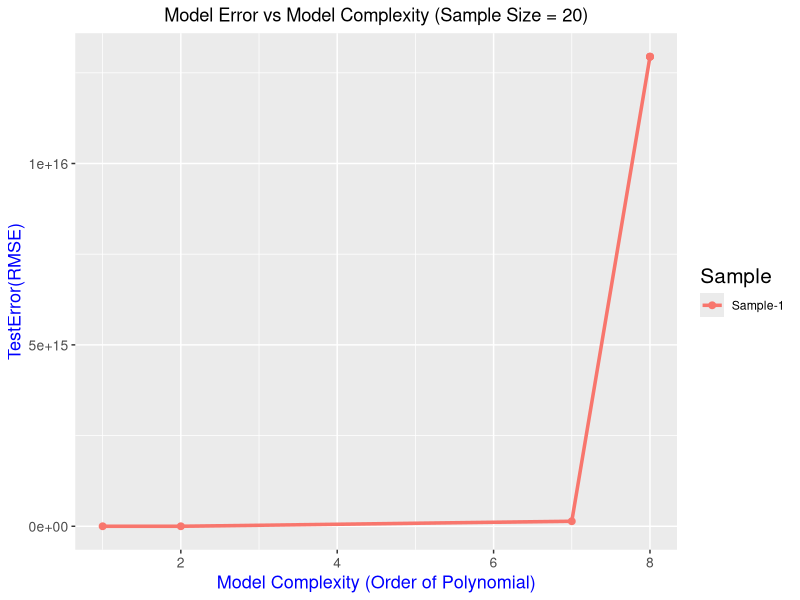
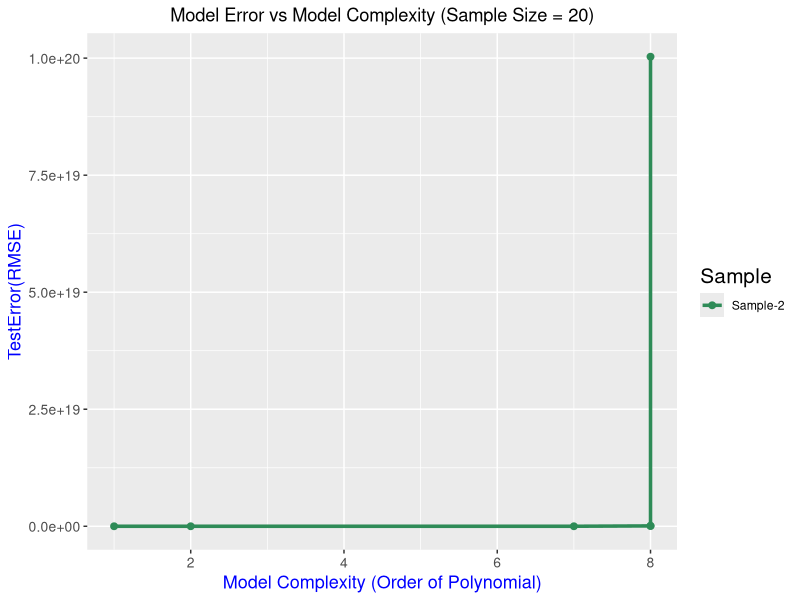
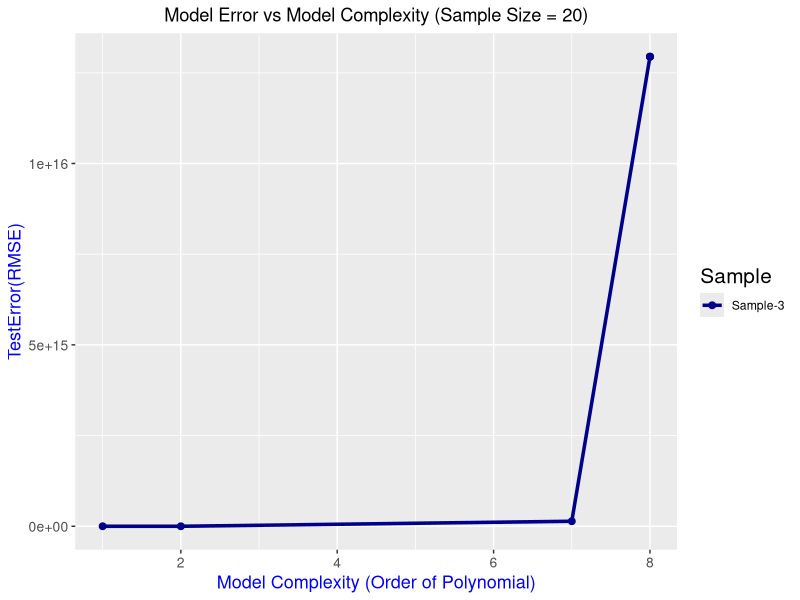
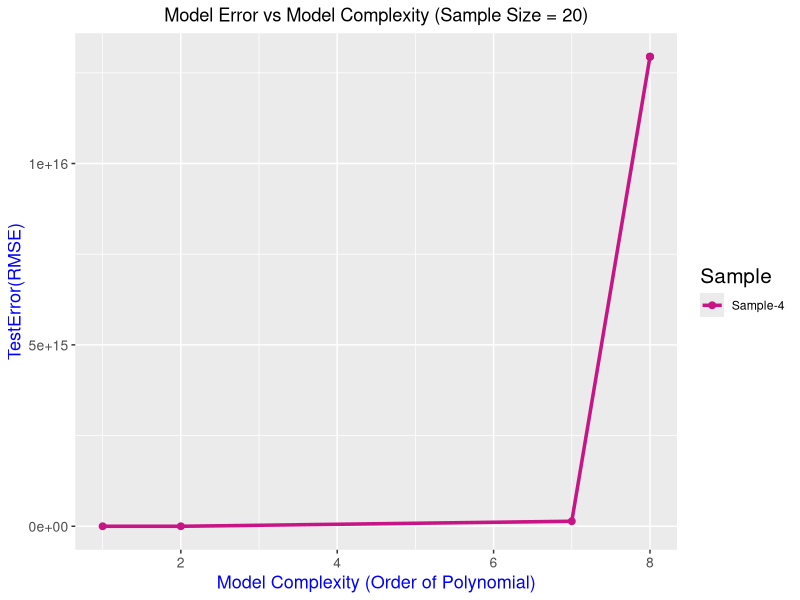
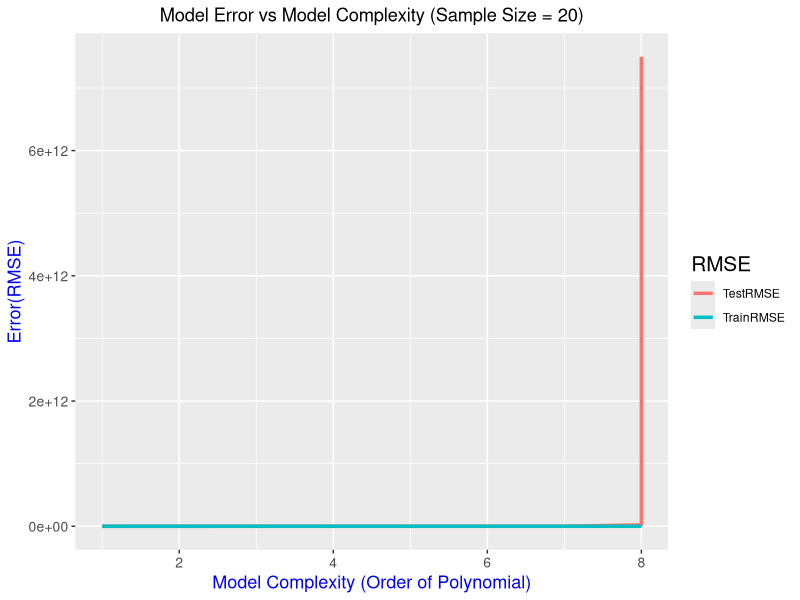
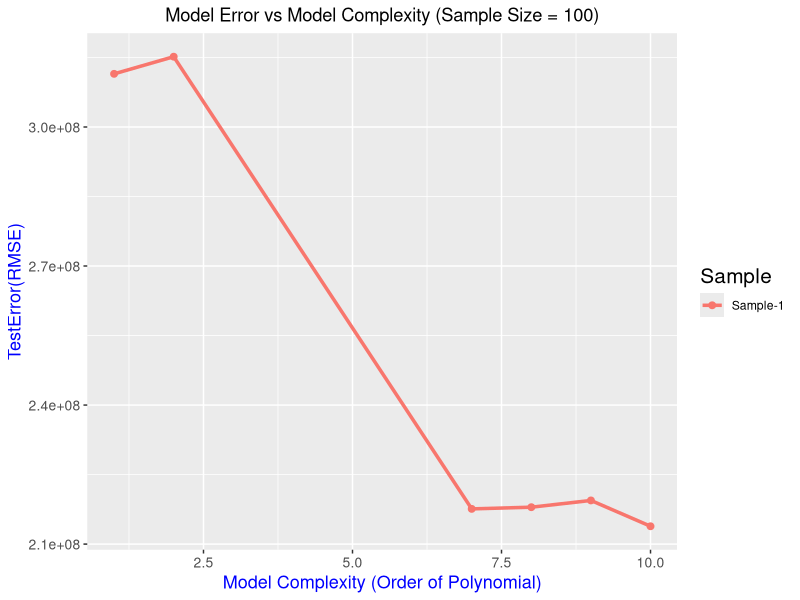
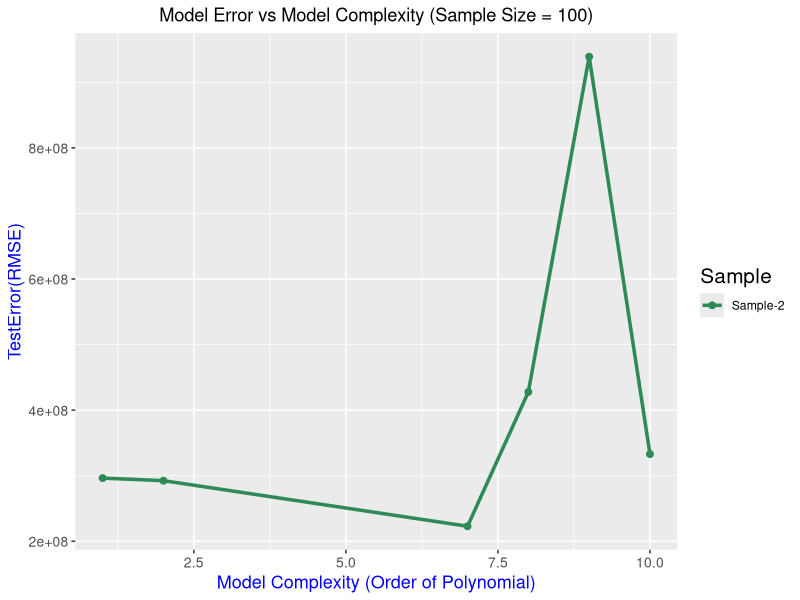
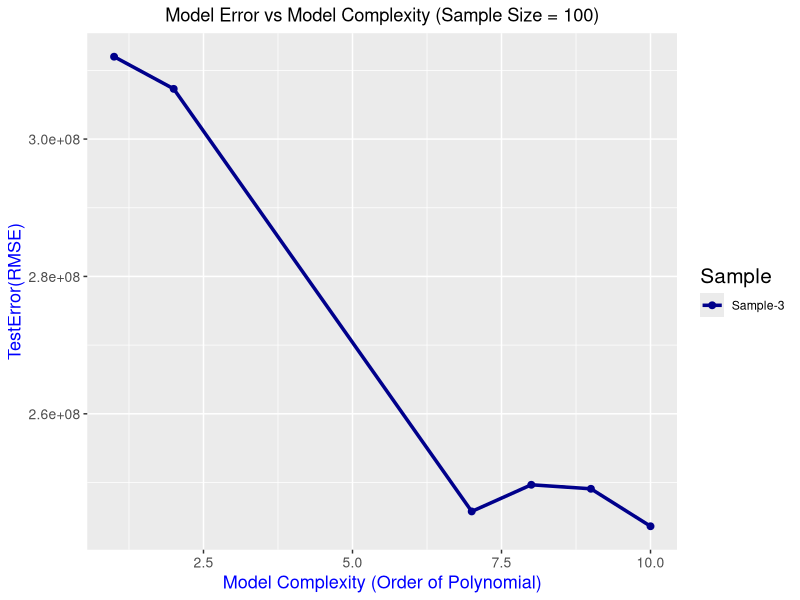

The R script that drew these images, in order:
## Author: NiranjanKumar 

library(ggplot2)

## DATA
set.seed(0)

# Loading the data
region_data = read.csv("Data/region_view.csv")

head(region_data) #Top 5 rows of data

# Names of all columns in the data
names(region_data)

# Dimensions of the data
dim(region_data)

## Splitting the data - Test Observations 50 and Train Observations 1800
rand_data = sample(1:nrow(region_data),50)

test_data = region_data[rand_data,]  #Test data has 50 observations
train_data = region_data[-rand_data,] #Train data has 1800 observations

#=============================================================================================
#=============================================================================================
# OVERFITTING DUE TO INCREASE IN ORDER OF POLYNOMIAL REGRESSION SAMPLE SIZE 20
#=============================================================================================

##Getting 4 Different Samples of Data from training Data - Samples of size 20.
set.seed(2)

##Taking Random Samples with out replacement 4 times for 4 different samples
sample_data_list_20 <- lapply(1: 4, function(i) train_data[sample(1:nrow(train_data),20),])

##============================================================================================
## TAKING FIRST SAMPLE 
sample_train_data <- sample_data_list_20[[1]]

# FITTING THE MODEL OF ORDER 1
m1 <- lm(total_purchase_value ~ clicks, sample_train_data)

# FITTING THE MODERL OF ORDER 2 
m2 <- lm(total_purchase_value ~ clicks + I(clicks^2), sample_train_data)

# FITTING THE MODERL OF ORDER 7
m7 <- lm(total_purchase_value ~ clicks + I(clicks^2) + I(clicks^3) + I(clicks^4) + I(clicks^5) + I(clicks^6) 
         + I(clicks^7), sample_train_data)

# FITTING THE MODERL OF ORDER 8
m8 <- lm(total_purchase_value ~ clicks + I(clicks^2) + I(clicks^3) + I(clicks^4) + I(clicks^5) + I(clicks^6) 
         + I(clicks^7) + I(clicks^8), sample_train_data)

# FITTING THE MODERL OF ORDER 9
m9 <- lm(total_purchase_value ~ clicks + I(clicks^2) + I(clicks^3) + I(clicks^4) + I(clicks^5) + I(clicks^6) 
         + I(clicks^7) + I(clicks^8) + I(clicks^9), sample_train_data)

# FITTING THE MODERL OF ORDER 10
m10 <- lm(total_purchase_value ~ clicks + I(clicks^2) + I(clicks^3) + I(clicks^4) + I(clicks^5) + I(clicks^6) 
         + I(clicks^7) + I(clicks^8) + I(clicks^9)+ I(clicks^10), sample_train_data)

lst_models = list(m1, m2, m7, m8, m9, m10)
model_complexity = c()

##For Loop For Saving Graphs into a Plots Folder
for (i in lst_models){
  #Getting the order number from model
  order_num = nrow(summary(i)$coefficients)-1
  
  model_complexity <- c(model_complexity, order_num)
  
  #Concatinating the Graph Name with Order Number
  graph_name = paste(c("Order",order_num,"Sample-20"),collapse = "_")

  #Concatinating the Graph Name with Folder Name - Plots
  graph_name_foldername = paste(c("Plots",graph_name),collapse = '/')
  #print(graph_name_foldername)
  
  #Name for Title of Plot
  main_title_1 = paste("Polynomial Regression of Order-", order_num, sep = "")
  main_title = paste(main_title_1,"(Sample Size = 20)")
  
  #Saving the Plot Name to JPEG Format
  jpeg(paste(c(graph_name_foldername,'jpg'),collapse = '.'))
  
  #PLOTTING THE MODELS OVER THE DATA 
  plot(sample_train_data$clicks, sample_train_data$total_purchase_value, pch = 19, cex = 0.5, xlab = "Number of Clicks", 
       ylab = "Total Purchase value", main = main_title)
  lines(sort(sample_train_data$clicks), fitted(i)[order(sample_train_data$clicks)], col = 'magenta', type = 'l', pch = 20)
  
  dev.off()
  
}

#SAVING THE GRAPH TO A FOLDER
png("Plots/Different_Orders_Sample-20.png")

#PLOTTING THE MODELS OVER THE DATA
plot(sample_train_data$clicks, sample_train_data$total_purchase_value, pch = 19, cex = 0.5, xlab = "Number of Clicks", 
     ylab = "Total Purchase value", main = "Polynomial Regression of Different Orders (Sample Size = 20)")
lines(sort(sample_train_data$clicks), fitted(m1)[order(sample_train_data$clicks)], col = 'magenta', type = 'l',lwd =  2,pch = 20)
lines(sort(sample_train_data$clicks), fitted(m2)[order(sample_train_data$clicks)], col = 'darkgreen', type = 'l',lwd =  2, pch = 20)
lines(sort(sample_train_data$clicks), fitted(m7)[order(sample_train_data$clicks)], col = 'red', type = 'l', lwd =  2,pch = 20)
lines(sort(sample_train_data$clicks), fitted(m8)[order(sample_train_data$clicks)], col = 'blue', type = 'l', lwd =  2,pch = 20)
lines(sort(sample_train_data$clicks), fitted(m9)[order(sample_train_data$clicks)], col = 'brown', type = 'l',lwd =  2, pch = 20)
lines(sort(sample_train_data$clicks), fitted(m10)[order(sample_train_data$clicks)], col = 'orange', type = 'l',lwd =  2, pch = 20)

# Add a legend
legend("topright", legend=c("Order-1", "Order-2","Order-7", "Order-8","Order-9","Order-10"), 
       col=c("magenta", "darkgreen","red","blue","brown","orange"),lty=1, cex=0.8, text.font = 4, bg = "lightblue",
       title = "Different orders")

dev.off()

##============================================================================================

#For Loop to Calculate Train RSS and Test RSS
df_rss_s20 = data.frame(complexity = model_complexity)


#Looping through all the samples of same size, N = 20
for (i in sample_data_list_20){
  sample_train_data = i
  
  train_rss_vec = c() # To Store Training RSS
  test_rss_vec = c() # To Store Testing RSS
  
  # FITTING THE MODEL OF ORDER 1
  m1 <- lm(total_purchase_value ~ clicks, sample_train_data)
  
  # FITTING THE MODERL OF ORDER 2 
  m2 <- lm(total_purchase_value ~ clicks + I(clicks^2), sample_train_data)
  
  # FITTING THE MODERL OF ORDER 7
  m7 <- lm(total_purchase_value ~ clicks + I(clicks^2) + I(clicks^3) + I(clicks^4) + I(clicks^5) + I(clicks^6) 
           + I(clicks^7), sample_train_data)
  
  # FITTING THE MODERL OF ORDER 8
  m8 <- lm(total_purchase_value ~ clicks + I(clicks^2) + I(clicks^3) + I(clicks^4) + I(clicks^5) + I(clicks^6) 
           + I(clicks^7) + I(clicks^8), sample_train_data)
  
  # FITTING THE MODERL OF ORDER 9
  m9 <- lm(total_purchase_value ~ clicks + I(clicks^2) + I(clicks^3) + I(clicks^4) + I(clicks^5) + I(clicks^6) 
           + I(clicks^7) + I(clicks^8) + I(clicks^9), sample_train_data)
  
  # FITTING THE MODERL OF ORDER 10
  m10 <- lm(total_purchase_value ~ clicks + I(clicks^2) + I(clicks^3) + I(clicks^4) + I(clicks^5) + I(clicks^6) 
            + I(clicks^7) + I(clicks^8) + I(clicks^9)+ I(clicks^10), sample_train_data)
  
  lst_models = list(m1, m2, m7, m8, m9, m10)
  
  for (j in lst_models){
    
    #TRAIN AND TEST ACCURACY 
    train_rss <- sum(j$residuals^2) #Training Error
    pred = predict(j, newdata=test_data)
    test_error = sum((pred-test_data$total_purchase_value)^2) #Test Error
    
    train_rss_vec <- c(train_rss_vec, train_rss)
    test_rss_vec <- c(test_rss_vec, test_error)
  }
  
  df_rss_s20 <- cbind(df_rss_s20, train_rss_vec, test_rss_vec)
}
##============================================================================================
## GRAPH BETWEEN TEST RSS, TRAINING RSS AND MODEL COMPLEXITY - FOR DIFFERENT SAMPLES OF SAME SIZE - 20

colnames(df_rss_s20) <- c("com", "train_s20_1", 'test_s20_1','train_s20_2','test_s20_2','train_s20_3', 'test_s20_3','train_s20_4','test_s20_4')

#FOR SAMPLE - 1, TEST RSS 
ggplot(df_rss_s20, aes(x = com, y = test_s20_1, color = "Sample-1")) + geom_point(size = 2) + 
  geom_line(size = 1.2) + labs(color = "Sample") + xlab("Model Complexity (Order of Polynomial)") +
  ylab("TestError(RMSE)") + ggtitle("Model Error vs Model Complexity (Sample Size = 20)") + 
  theme(axis.title.x = element_text(color = 'Blue', size = 13),
        axis.title.y = element_text(color = 'Blue', size = 13),
        axis.text.x = element_text(size = 10),
        axis.text.y = element_text(size = 10),
        plot.title = element_text(hjust = 0.5),
        legend.title = element_text(size = 15))


#FOR SAMPLE - 2, TEST RSS 
ggplot(df_rss_s20, aes(x = com, y = test_s20_2, color = "Sample-2")) + geom_point(size = 2) + 
  geom_line(size = 1.2) + labs(color = "Sample") + xlab("Model Complexity (Order of Polynomial)") +
  ylab("TestError(RMSE)") + ggtitle("Model Error vs Model Complexity (Sample Size = 20)") + 
  theme(axis.title.x = element_text(color = 'Blue', size = 13),
        axis.title.y = element_text(color = 'Blue', size = 13),
        axis.text.x = element_text(size = 10),
        axis.text.y = element_text(size = 10),
        plot.title = element_text(hjust = 0.5),
        legend.title = element_text(size = 15)) + scale_color_manual(values=c("#2E8B57"))

#FOR SAMPLE - 3, TEST RSS 
ggplot(df_rss_s20, aes(x = com, y = test_s20_1, color = "Sample-3")) + geom_point(size = 2) + 
  geom_line(size = 1.2) + labs(color = "Sample") + xlab("Model Complexity (Order of Polynomial)") +
  ylab("TestError(RMSE)") + ggtitle("Model Error vs Model Complexity (Sample Size = 20)") + 
  theme(axis.title.x = element_text(color = 'Blue', size = 13),
        axis.title.y = element_text(color = 'Blue', size = 13),
        axis.text.x = element_text(size = 10),
        axis.text.y = element_text(size = 10),
        plot.title = element_text(hjust = 0.5),
        legend.title = element_text(size = 15)) + scale_color_manual(values=c("#00008B"))

#FOR SAMPLE - 4, TEST RSS 
ggplot(df_rss_s20, aes(x = com, y = test_s20_1, color = "Sample-4")) + geom_point(size = 2) + 
  geom_line(size = 1.2) + labs(color = "Sample") + xlab("Model Complexity (Order of Polynomial)") +
  ylab("TestError(RMSE)") + ggtitle("Model Error vs Model Complexity (Sample Size = 20)") + 
  theme(axis.title.x = element_text(color = 'Blue', size = 13),
        axis.title.y = element_text(color = 'Blue', size = 13),
        axis.text.x = element_text(size = 10),
        axis.text.y = element_text(size = 10),
        plot.title = element_text(hjust = 0.5),
        legend.title = element_text(size = 15)) + scale_color_manual(values=c("#C71585"))


##============================================================================================
## GRAPH BETWEEN TEST RSS, TRAINING RSS AND MODEL COMPLEXITY - SAMPLE SIZE N = 20

#ADDING MODEL COMPLEXITY, TRAIN RSS AND TEST RSS INTO DATAFRAME
df <- data.frame(complexity = model_complexity, train_rss_name = sqrt(train_rss_vec), test_rss_name = sqrt(test_rss_vec))

#ADDING COMPLEXITY
g <- ggplot(df, aes(x = complexity, y = test_rss_name, color ="TestRMSE"))

#ADDING TEST RSS
g <- g + geom_line(size  = 1.2)

#ADDING TRAIN RSS
g <- g + geom_line(aes(y = train_rss_name, color = "TrainRMSE"),size = 1.2)

g <- g + labs(color = "RMSE")

#ADDING X-TITLE AND Y_TITLE AND MAIN TITLE
g <- g + xlab("Model Complexity (Order of Polynomial)") + ylab("Error(RMSE)") + 
  ggtitle("Model Error vs Model Complexity (Sample Size = 20)") + 
  theme(axis.title.x = element_text(color = 'Blue', size = 13),
        axis.title.y = element_text(color = 'Blue', size = 13),
        axis.text.x = element_text(size = 10),
        axis.text.y = element_text(size = 10),
        plot.title = element_text(hjust = 0.5),
        legend.title = element_text(size = 15))

g

#=============================================================================================
#=============================================================================================
# OVERFITTING DUE TO INCREASE IN ORDER OF POLYNOMIAL REGRESSION SAMPLE SIZE 100
#=============================================================================================

##Getting 4 Different Samples of Data from training Data - Samples of size 100.
set.seed(3)

##Taking Random Samples with out replacement 4 times for 4 different samples
sample_data_list_100 <- lapply(1: 4, function(i) train_data[sample(1:nrow(train_data),100),])

##============================================================================================
## TAKING FIRST SAMPLE 
sample_train_data <- sample_data_list_100[[1]]

# FITTING THE MODEL OF ORDER 1
m1 <- lm(total_purchase_value ~ clicks, sample_train_data)

# FITTING THE MODERL OF ORDER 2 
m2 <- lm(total_purchase_value ~ clicks + I(clicks^2), sample_train_data)

# FITTING THE MODERL OF ORDER 7
m7 <- lm(total_purchase_value ~ clicks + I(clicks^2) + I(clicks^3) + I(clicks^4) + I(clicks^5) + I(clicks^6) 
         + I(clicks^7), sample_train_data)

# FITTING THE MODERL OF ORDER 8
m8 <- lm(total_purchase_value ~ clicks + I(clicks^2) + I(clicks^3) + I(clicks^4) + I(clicks^5) + I(clicks^6) 
         + I(clicks^7) + I(clicks^8), sample_train_data)

# FITTING THE MODERL OF ORDER 9
m9 <- lm(total_purchase_value ~ clicks + I(clicks^2) + I(clicks^3) + I(clicks^4) + I(clicks^5) + I(clicks^6) 
         + I(clicks^7) + I(clicks^8) + I(clicks^9), sample_train_data)

# FITTING THE MODERL OF ORDER 10
m10 <- lm(total_purchase_value ~ clicks + I(clicks^2) + I(clicks^3) + I(clicks^4) + I(clicks^5) + I(clicks^6) 
          + I(clicks^7) + I(clicks^8) + I(clicks^9)+ I(clicks^10), sample_train_data)

lst_models = list(m1, m2, m7, m8, m9, m10)
model_complexity = c()

##For Loop For Saving Graphs into a Plots Folder
for (i in lst_models){
  #Getting the order number from model
  order_num = nrow(summary(i)$coefficients)-1
  
  model_complexity <- c(model_complexity, order_num)
  
  #Concatinating the Graph Name with Order Number
  graph_name = paste(c("Order",order_num,"Sample-100"),collapse = "_")
  
  #Concatinating the Graph Name with Folder Name - Plots
  graph_name_foldername = paste(c("Plots",graph_name),collapse = '/')
  #print(graph_name_foldername)
  
  #Name for Title of Plot
  main_title_1 = paste("Polynomial Regression of Order-", order_num, sep = "")
  main_title = paste(main_title_1,"(Sample Size = 100)")
  
  #Saving the Plot Name to JPEG Format
  jpeg(paste(c(graph_name_foldername,'jpg'),collapse = '.'))
  
  #PLOTTING THE MODELS OVER THE DATA 
  plot(sample_train_data$clicks, sample_train_data$total_purchase_value, pch = 19, cex = 0.5, xlab = "Number of Clicks", 
       ylab = "Total Purchase value", main = main_title)
  lines(sort(sample_train_data$clicks), fitted(i)[order(sample_train_data$clicks)], col = 'magenta', type = 'l', pch = 20)
  
  dev.off()
  
}


#SAVING THE GRAPH TO A FOLDER
png("Plots/Different_Orders_Sample-100.png")

#PLOTTING THE MODELS OVER THE DATA
plot(sample_train_data$clicks, sample_train_data$total_purchase_value, pch = 19, cex = 0.5, xlab = "Number of Clicks", 
     ylab = "Total Purchase value", main = "Polynomial Regression of Different Orders (Sample Size = 100)")
lines(sort(sample_train_data$clicks), fitted(m1)[order(sample_train_data$clicks)], col = 'magenta', type = 'l',lwd =  2,pch = 20)
lines(sort(sample_train_data$clicks), fitted(m2)[order(sample_train_data$clicks)], col = 'darkgreen', type = 'l',lwd =  2, pch = 20)
lines(sort(sample_train_data$clicks), fitted(m7)[order(sample_train_data$clicks)], col = 'red', type = 'l', lwd =  2,pch = 20)
lines(sort(sample_train_data$clicks), fitted(m8)[order(sample_train_data$clicks)], col = 'blue', type = 'l', lwd =  2,pch = 20)
lines(sort(sample_train_data$clicks), fitted(m9)[order(sample_train_data$clicks)], col = 'brown', type = 'l',lwd =  2, pch = 20)
lines(sort(sample_train_data$clicks), fitted(m10)[order(sample_train_data$clicks)], col = 'orange', type = 'l',lwd =  2, pch = 20)

# Add a legend
legend("topleft", legend=c("Order-1", "Order-2","Order-7", "Order-8","Order-9","Order-10"), 
       col=c("magenta", "darkgreen","red","blue","brown","orange"),lty=1, cex=0.8, text.font = 4, bg = "lightblue",
       title = "Different orders")

dev.off()

##============================================================================================

#For Loop to Calculate Train RSS and Test RSS
df_rss_s100 = data.frame(complexity = model_complexity)


#Looping through all the samples of same size, N = 20
for (i in sample_data_list_100){
  sample_train_data = i
  
  train_rss_vec = c() # To Store Training RSS
  test_rss_vec = c() # To Store Testing RSS
  
  # FITTING THE MODEL OF ORDER 1
  m1 <- lm(total_purchase_value ~ clicks, sample_train_data)
  
  # FITTING THE MODERL OF ORDER 2 
  m2 <- lm(total_purchase_value ~ clicks + I(clicks^2), sample_train_data)
  
  # FITTING THE MODERL OF ORDER 7
  m7 <- lm(total_purchase_value ~ clicks + I(clicks^2) + I(clicks^3) + I(clicks^4) + I(clicks^5) + I(clicks^6) 
           + I(clicks^7), sample_train_data)
  
  # FITTING THE MODERL OF ORDER 8
  m8 <- lm(total_purchase_value ~ clicks + I(clicks^2) + I(clicks^3) + I(clicks^4) + I(clicks^5) + I(clicks^6) 
           + I(clicks^7) + I(clicks^8), sample_train_data)
  
  # FITTING THE MODERL OF ORDER 9
  m9 <- lm(total_purchase_value ~ clicks + I(clicks^2) + I(clicks^3) + I(clicks^4) + I(clicks^5) + I(clicks^6) 
           + I(clicks^7) + I(clicks^8) + I(clicks^9), sample_train_data)
  
  # FITTING THE MODERL OF ORDER 10
  m10 <- lm(total_purchase_value ~ clicks + I(clicks^2) + I(clicks^3) + I(clicks^4) + I(clicks^5) + I(clicks^6) 
            + I(clicks^7) + I(clicks^8) + I(clicks^9)+ I(clicks^10), sample_train_data)
  
  lst_models = list(m1, m2, m7, m8, m9, m10)
  
  for (j in lst_models){
    
    #TRAIN AND TEST ACCURACY 
    train_rss <- sum(j$residuals^2) #Training Error
    pred = predict(j, newdata=test_data)
    test_error = sum((pred-test_data$total_purchase_value)^2) #Test Error
    
    train_rss_vec <- c(train_rss_vec, train_rss)
    test_rss_vec <- c(test_rss_vec, test_error)
  }
  
  df_rss_s100 <- cbind(df_rss_s100, train_rss_vec, test_rss_vec)
}
##============================================================================================
## GRAPH BETWEEN TEST RSS, TRAINING RSS AND MODEL COMPLEXITY - FOR DIFFERENT SAMPLES OF SAME SIZE - 20

colnames(df_rss_s100) <- c("com", "train_s100_1", 'test_s100_1','train_s100_2','test_s100_2','train_s100_3', 'test_s100_3','train_s100_4','test_s100_4')

#FOR SAMPLE - 1, TEST RSS 
ggplot(df_rss_s100, aes(x = com, y = test_s100_1, color = "Sample-1")) + geom_point(size = 2) + 
  geom_line(size = 1.2) + labs(color = "Sample") + xlab("Model Complexity (Order of Polynomial)") +
  ylab("TestError(RMSE)") + ggtitle("Model Error vs Model Complexity (Sample Size = 100)") + 
  theme(axis.title.x = element_text(color = 'Blue', size = 13),
        axis.title.y = element_text(color = 'Blue', size = 13),
        axis.text.x = element_text(size = 10),
        axis.text.y = element_text(size = 10),
        plot.title = element_text(hjust = 0.5),
        legend.title = element_text(size = 15))


#FOR SAMPLE - 2, TEST RSS 
ggplot(df_rss_s100, aes(x = com, y = test_s100_2, color = "Sample-2")) + geom_point(size = 2) + 
  geom_line(size = 1.2) + labs(color = "Sample") + xlab("Model Complexity (Order of Polynomial)") +
  ylab("TestError(RMSE)") + ggtitle("Model Error vs Model Complexity (Sample Size = 100)") + 
  theme(axis.title.x = element_text(color = 'Blue', size = 13),
        axis.title.y = element_text(color = 'Blue', size = 13),
        axis.text.x = element_text(size = 10),
        axis.text.y = element_text(size = 10),
        plot.title = element_text(hjust = 0.5),
        legend.title = element_text(size = 15)) + scale_color_manual(values=c("#2E8B57"))

#FOR SAMPLE - 3, TEST RSS 
ggplot(df_rss_s100, aes(x = com, y = test_s100_3, color = "Sample-3")) + geom_point(size = 2) + 
  geom_line(size = 1.2) + labs(color = "Sample") + xlab("Model Complexity (Order of Polynomial)") +
  ylab("TestError(RMSE)") + ggtitle("Model Error vs Model Complexity (Sample Size = 100)") + 
  theme(axis.title.x = element_text(color = 'Blue', size = 13),
        axis.title.y = element_text(color = 'Blue', size = 13),
        axis.text.x = element_text(size = 10),
        axis.text.y = element_text(size = 10),
        plot.title = element_text(hjust = 0.5),
        legend.title = element_text(size = 15)) + scale_color_manual(values=c("#00008B"))

#FOR SAMPLE - 4, TEST RSS 
ggplot(df_rss_s100, aes(x = com, y = test_s100_4, color = "Sample-4")) + geom_point(size = 2) + 
  geom_line(size = 1.2) + labs(color = "Sample") + xlab("Model Complexity (Order of Polynomial)") +
  ylab("TestError(RMSE)") + ggtitle("Model Error vs Model Complexity (Sample Size = 100)") + 
  theme(axis.title.x = element_text(color = 'Blue', size = 13),
        axis.title.y = element_text(color = 'Blue', size = 13),
        axis.text.x = element_text(size = 10),
        axis.text.y = element_text(size = 10),
        plot.title = element_text(hjust = 0.5),
        legend.title = element_text(size = 15)) + scale_color_manual(values=c("#C71585"))


##============================================================================================
## GRAPH BETWEEN TEST RSS, TRAINING RSS AND MODEL COMPLEXITY - SAMPLE SIZE N = 100

#ADDING MODEL COMPLEXITY, TRAIN RSS AND TEST RSS INTO DATAFRAME
df <- data.frame(complexity = model_complexity, train_rss_name = sqrt(train_rss_vec), test_rss_name = sqrt(test_rss_vec))

#ADDING COMPLEXITY
g <- ggplot(df, aes(x = complexity, y = test_rss_name, color ="TestRMSE"))

#ADDING TEST RSS
g <- g + geom_line(size  = 1.2)

#ADDING TRAIN RSS
g <- g + geom_line(aes(y = train_rss_name, color = "TrainRMSE"),size = 1.2)

g <- g + labs(color = "RMSE")

#ADDING X-TITLE AND Y_TITLE AND MAIN TITLE
g <- g + xlab("Model Complexity (Order of Polynomial)") + ylab("Error(RMSE)") + 
  ggtitle("Model Error vs Model Complexity (Sample Size = 100)") + 
  theme(axis.title.x = element_text(color = 'Blue', size = 13),
        axis.title.y = element_text(color = 'Blue', size = 13),
        axis.text.x = element_text(size = 10),
        axis.text.y = element_text(size = 10),
        plot.title = element_text(hjust = 0.5),
        legend.title = element_text(size = 15))

g




